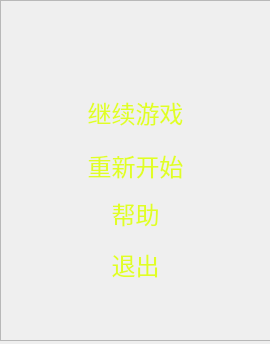
<?xml version="1.0" encoding="UTF-8"?>
<ui version="4.0">
 <class>cd</class>
 <widget class="QDialog" name="cd">
  <property name="geometry">
   <rect>
    <x>0</x>
    <y>0</y>
    <width>270</width>
    <height>344</height>
   </rect>
  </property>
  <property name="windowTitle">
   <string>Dialog</string>
  </property>
  <property name="styleSheet">
   <string notr="true">QDialog#cd{

}</string>
  </property>
  <widget class="QPushButton" name="pushButton">
   <property name="geometry">
    <rect>
     <x>20</x>
     <y>92</y>
     <width>231</width>
     <height>41</height>
    </rect>
   </property>
   <property name="font">
    <font>
     <family>STHupo</family>
     <pointsize>18</pointsize>
    </font>
   </property>
   <property name="styleSheet">
    <string notr="true">color: rgba(224, 255, 22, 238);</string>
   </property>
   <property name="text">
    <string>继续游戏</string>
   </property>
   <property name="flat">
    <bool>true</bool>
   </property>
  </widget>
  <widget class="QPushButton" name="pushButton_2">
   <property name="geometry">
    <rect>
     <x>20</x>
     <y>145</y>
     <width>231</width>
     <height>41</height>
    </rect>
   </property>
   <property name="font">
    <font>
     <family>STHupo</family>
     <pointsize>18</pointsize>
    </font>
   </property>
   <property name="styleSheet">
    <string notr="true">color: rgba(224, 255, 22, 238);</string>
   </property>
   <property name="text">
    <string>重新开始</string>
   </property>
   <property name="flat">
    <bool>true</bool>
   </property>
  </widget>
  <widget class="QPushButton" name="pushButton_3">
   <property name="geometry">
    <rect>
     <x>20</x>
     <y>193</y>
     <width>231</width>
     <height>41</height>
    </rect>
   </property>
   <property name="font">
    <font>
     <family>STHupo</family>
     <pointsize>18</pointsize>
    </font>
   </property>
   <property name="styleSheet">
    <string notr="true">color: rgba(224, 255, 22, 238);</string>
   </property>
   <property name="text">
    <string>帮助</string>
   </property>
   <property name="flat">
    <bool>true</bool>
   </property>
  </widget>
  <widget class="QPushButton" name="pushButton_4">
   <property name="geometry">
    <rect>
     <x>20</x>
     <y>244</y>
     <width>231</width>
     <height>41</height>
    </rect>
   </property>
   <property name="font">
    <font>
     <family>STHupo</family>
     <pointsize>18</pointsize>
    </font>
   </property>
   <property name="styleSheet">
    <string notr="true">color: rgba(224, 255, 22, 238);</string>
   </property>
   <property name="text">
    <string>退出</string>
   </property>
   <property name="flat">
    <bool>true</bool>
   </property>
  </widget>
  <widget class="QFrame" name="frame">
   <property name="geometry">
    <rect>
     <x>0</x>
     <y>0</y>
     <width>271</width>
     <height>341</height>
    </rect>
   </property>
   <property name="styleSheet">
    <string notr="true">border-image: url(:/new/prefix1/9345d688d43f87949cc7ef44d41b0ef41bd53a9b.png);</string>
   </property>
   <property name="frameShape">
    <enum>QFrame::StyledPanel</enum>
   </property>
   <property name="frameShadow">
    <enum>QFrame::Raised</enum>
   </property>
  </widget>
  <zorder>frame</zorder>
  <zorder>pushButton</zorder>
  <zorder>pushButton_2</zorder>
  <zorder>pushButton_3</zorder>
  <zorder>pushButton_4</zorder>
 </widget>
 <resources/>
 <connections/>
</ui>
